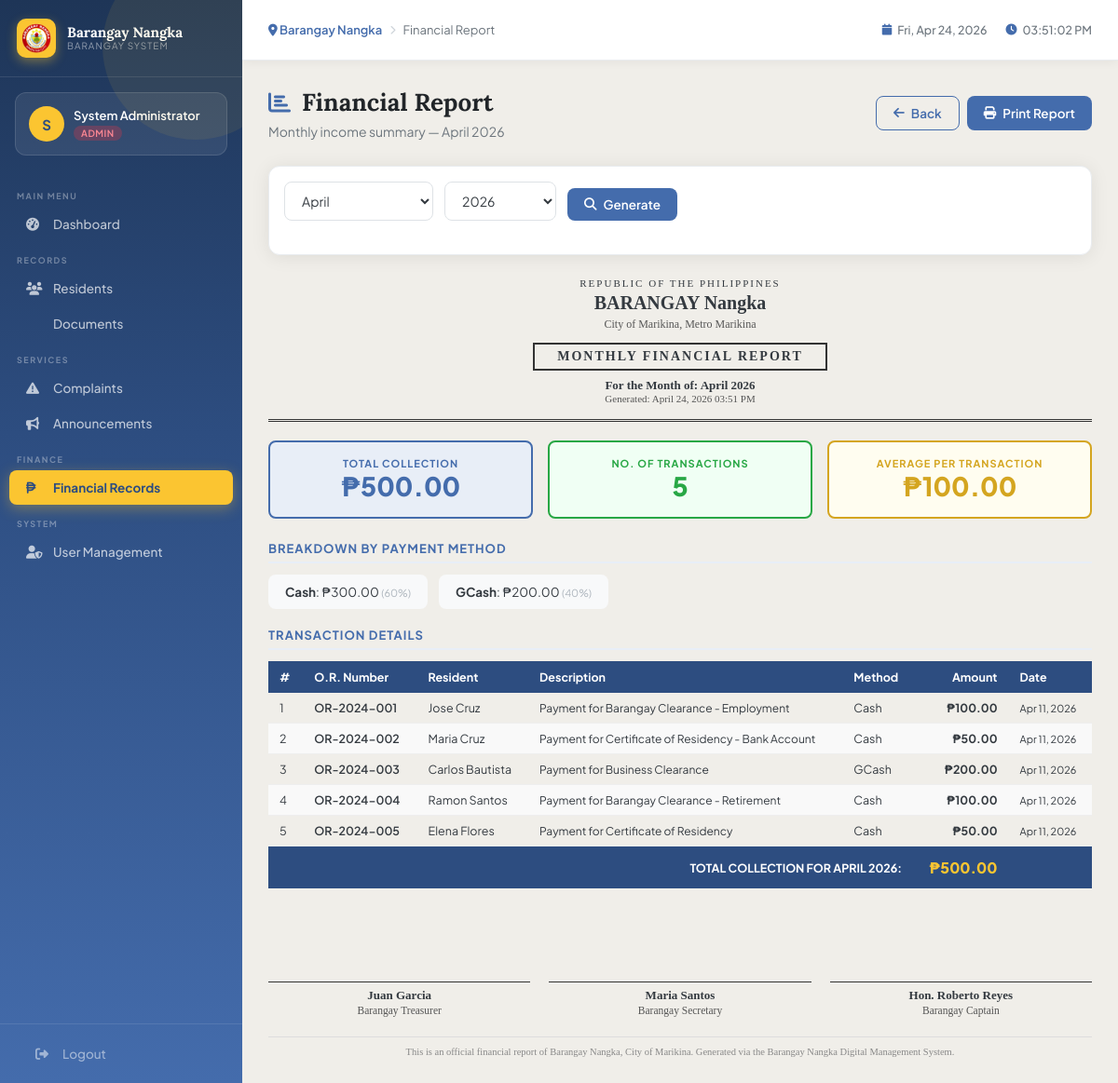
The app's page /modules/finance/report.php (signed in) with its own data.
### tables this page shows
CREATE TABLE transactions (
    id INT AUTO_INCREMENT PRIMARY KEY,
    or_number VARCHAR(50) UNIQUE NOT NULL,
    document_request_id INT,
    resident_id INT NOT NULL,
    amount DECIMAL(10,2) NOT NULL,
    payment_method ENUM('Cash','GCash','Maya','Bank Transfer') DEFAULT 'Cash',
    description TEXT,
    collected_by INT,
    transaction_date TIMESTAMP DEFAULT CURRENT_TIMESTAMP,
    FOREIGN KEY (document_request_id) REFERENCES document_requests(id),
    FOREIGN KEY (resident_id) REFERENCES residents(id),
    FOREIGN KEY (collected_by) REFERENCES users(id)
);

### modules/finance/report.php (the view, shortened to what this page needs)
<?php
require_once '../../includes/config.php';
$month = (int)($_GET['month'] ?? date('m'));
$year  = (int)($_GET['year']  ?? date('Y'));
$stmt = $pdo->prepare("SELECT t.*, CONCAT(r.first_name,' ',r.last_name) as resident_name FROM transactions t JOIN residents r ON t.resident_id=r.id WHERE MONTH(t.transaction_date)=? AND YEAR(t.transaction_date)=? ORDER BY t.transaction_date");
$stmt->execute([$month, $year]);
$transactions = $stmt->fetchAll();
$totalAmount = array_sum(array_column($transactions, 'amount'));
$byMethod = [];
foreach ($transactions as $t) {
    $byMethod[$t['payment_method']] = ($byMethod[$t['payment_method']] ?? 0) + $t['amount'];
}
$monthName = date('F Y', mktime(0,0,0,$month,1,$year));
include '../../includes/header.php';
?>
<div class="page-header flex-between no-print">
    <div>
        <h1><i class="fas fa-chart-bar"></i> Financial Report</h1>
        <p>Monthly income summary — <?= $monthName ?></p>
    </div>
    <div class="btn-group">
        <a href="index.php" class="btn btn-outline"><i class="fas fa-arrow-left"></i> Back</a>
        <button onclick="window.print()" class="btn btn-primary"><i class="fas fa-print"></i> Print Report</button>
    </div>
</div>
<div class="card mb-3 no-print">
    <div class="card-body" style="padding:16px;">
        <form method="GET" class="filter-bar">
            <select name="month" style="width:160px;">
                <?php for ($m=1;$m<=12;$m++): ?>
                <option value="<?= $m ?>" <?= $month==$m?'selected':'' ?>><?= date('F', mktime(0,0,0,$m,1)) ?></option>
                <?php endfor; ?>
            </select>
            <select name="year" style="width:120px;">
                <?php for ($y=date('Y');$y>=date('Y')-3;$y--): ?>
                <option value="<?= $y ?>" <?= $year==$y?'selected':'' ?>><?= $y ?></option>
                <?php endfor; ?>
            </select>
            <button type="submit" class="btn btn-primary"><i class="fas fa-search"></i> Generate</button>
        </form>
    </div>
</div>
<div id="reportContent" style="max-width:900px;margin:0 auto;">
    <div style="text-align:center;border-bottom:3px double #333;padding-bottom:16px;margin-bottom:20px;font-family:'Times New Roman',serif;">
        <div style="font-size:11px;letter-spacing:2px;">REPUBLIC OF THE PHILIPPINES</div>
        <div style="font-weight:bold;font-size:20px;margin:4px 0;">BARANGAY Nangka</div>
        <div style="font-size:12px;color:#555;">City of Marikina, Metro Marikina</div>
        <div style="font-size:14px;font-weight:bold;margin-top:12px;letter-spacing:2px;border:2px solid #333;display:inline-block;padding:5px 24px;">
            MONTHLY FINANCIAL REPORT
        </div>
        <div style="margin-top:8px;font-size:13px;"><strong>For the Month of: <?= $monthName ?></strong></div>
        <div style="font-size:11px;color:#555;">Generated: <?= date('F d, Y h:i A') ?></div>
    </div>
    <div style="display:grid;grid-template-columns:repeat(3,1fr);gap:16px;margin-bottom:24px;">
        <div style="border:2px solid var(--blue);border-radius:8px;padding:16px;text-align:center;background:var(--blue-faint);">
            <div style="font-size:11px;text-transform:uppercase;letter-spacing:1px;color:var(--blue);font-weight:700;">Total Collection</div>
            <div style="font-size:28px;font-weight:800;color:var(--blue);">₱<?= number_format($totalAmount, 2) ?></div>
        </div>
        <div style="border:2px solid var(--success);border-radius:8px;padding:16px;text-align:center;background:#f0fff4;">
            <div style="font-size:11px;text-transform:uppercase;letter-spacing:1px;color:var(--success);font-weight:700;">No. of Transactions</div>
            <div style="font-size:28px;font-weight:800;color:var(--success);"><?= count($transactions) ?></div>
        </div>
        <div style="border:2px solid var(--gold-dark);border-radius:8px;padding:16px;text-align:center;background:#fffdf0;">
            <div style="font-size:11px;text-transform:uppercase;letter-spacing:1px;color:var(--gold-dark);font-weight:700;">Average per Transaction</div>
            <div style="font-size:28px;font-weight:800;color:var(--gold-dark);">₱<?= count($transactions) ? number_format($totalAmount/count($transactions), 2) : '0.00' ?></div>
        </div>
    </div>
    <?php if ($byMethod): ?>
    <div style="margin-bottom:20px;">
        <div style="font-size:13px;font-weight:700;color:var(--blue);text-transform:uppercase;letter-spacing:1px;border-bottom:2px solid var(--blue-faint);padding-bottom:6px;margin-bottom:12px;">
            Breakdown by Payment Method
        </div>
        <div style="display:flex;gap:12px;flex-wrap:wrap;">
            <?php foreach ($byMethod as $method => $amount): ?>
            <div style="background:var(--gray-100);border-radius:8px;padding:10px 18px;font-size:13.5px;">
                <strong><?= $method ?></strong>: ₱<?= number_format($amount, 2) ?>
                <span style="color:var(--gray-500);font-size:11px;"> (<?= count($transactions) ? round($amount/$totalAmount*100) : 0 ?>%)</span>
            </div>
            <?php endforeach; ?>
        </div>
    </div>
    <?php endif; ?>
    <div style="font-size:13px;font-weight:700;color:var(--blue);text-transform:uppercase;letter-spacing:1px;border-bottom:2px solid var(--blue-faint);padding-bottom:6px;margin-bottom:12px;">
        Transaction Details
    </div>
    <table style="width:100%;border-collapse:collapse;font-size:12.5px;">
        <thead>
            <tr style="background:#2d4d80;color:white;">
                <th style="padding:9px 12px;text-align:left;">#</th>
                <th style="padding:9px 12px;text-align:left;">O.R. Number</th>
                <th style="padding:9px 12px;text-align:left;">Resident</th>
                <th style="padding:9px 12px;text-align:left;">Description</th>
                <th style="padding:9px 12px;text-align:left;">Method</th>
                <th style="padding:9px 12px;text-align:right;">Amount</th>
                <th style="padding:9px 12px;text-align:left;">Date</th>
            </tr>
        </thead>
        <tbody>
            <?php foreach ($transactions as $i => $t): ?>
            <tr style="<?= $i%2 ? 'background:#f9f9f9' : '' ?>">
                <td style="padding:8px 12px;border-bottom:1px solid #eee;"><?= $i+1 ?></td>
                <td style="padding:8px 12px;border-bottom:1px solid #eee;font-weight:600;"><?= $t['or_number'] ?></td>
                <td style="padding:8px 12px;border-bottom:1px solid #eee;"><?= htmlspecialchars($t['resident_name']) ?></td>
                <td style="padding:8px 12px;border-bottom:1px solid #eee;font-size:12px;"><?= htmlspecialchars($t['description']) ?></td>
                <td style="padding:8px 12px;border-bottom:1px solid #eee;"><?= $t['payment_method'] ?></td>
                <td style="padding:8px 12px;border-bottom:1px solid #eee;text-align:right;font-weight:700;">₱<?= number_format($t['amount'], 2) ?></td>
                <td style="padding:8px 12px;border-bottom:1px solid #eee;font-size:11px;"><?= date('M d, Y', strtotime($t['transaction_date'])) ?></td>
            </tr>
            <?php endforeach; ?>
        </tbody>
        <?php if (!empty($transactions)): ?>
        <tfoot>
            <tr style="background:#2d4d80;color:white;">
                <td colspan="5" style="padding:12px;font-weight:700;text-align:right;">TOTAL COLLECTION FOR <?= strtoupper($monthName) ?>:</td>
                <td style="padding:12px;text-align:right;font-weight:800;font-size:16px;color:#FBC531;">₱<?= number_format($totalAmount, 2) ?></td>
                <td></td>
            </tr>
        </tfoot>
        <?php endif; ?>
    </table>
    <div style="margin-top:50px;display:grid;grid-template-columns:1fr 1fr 1fr;gap:20px;text-align:center;font-family:'Times New Roman',serif;font-size:13px;">
        <div>
            <div style="border-top:1.5px solid #333;padding-top:6px;margin-top:50px;">
                <strong>Juan Garcia</strong><br>
                <span style="font-size:11.5px;color:#555;">Barangay Treasurer</span>
            </div>
        </div>
        <div>
            <div style="border-top:1.5px solid #333;padding-top:6px;margin-top:50px;">
                <strong>Maria Santos</strong><br>
                <span style="font-size:11.5px;color:#555;">Barangay Secretary</span>
            </div>
        </div>
        <div>
            <div style="border-top:1.5px solid #333;padding-top:6px;margin-top:50px;">
                <strong>Hon. Roberto Reyes</strong><br>
                <span style="font-size:11.5px;color:#555;">Barangay Captain</span>
            </div>
        </div>
    </div>
    <div style="text-align:center;margin-top:20px;font-size:10.5px;color:#888;border-top:1px solid #ddd;padding-top:10px;font-family:'Times New Roman',serif;">
        This is an official financial report of Barangay Nangka, City of Marikina. Generated via the Barangay Nangka Digital Management System.
    </div>
</div>
<?php include '../../includes/footer.php'; ?>

### assets/css/main.css (style rules this page uses)
:root { --blue: #446CAC; --blue-dark: #2d4d80; --blue-light: #6b90c9; --blue-faint: #e8eef7; --gold: #FBC531; --gold-dark: #d4a520; --gold-light: #fdd366; --cloud: #F0EEE9; --cloud-dark: #e0ddd5; --white: #ffffff; --gray-100: #f8f9fa; --gray-200: #e9ecef; --gray-300: #dee2e6; --gray-400: #ced4da; --gray-500: #adb5bd; --gray-600: #6c757d; --gray-700: #495057; --gray-800: #343a40; --gray-900: #212529; --success: #28a745; --danger: #dc3545; --warning: #ffc107; --info: #17a2b8; --sidebar-width: 260px; --topbar-height: 65px; --radius: 12px; --radius-sm: 8px; --shadow: 0 2px 20px rgba(0,0,0,0.08); --shadow-md: 0 4px 30px rgba(0,0,0,0.12); --transition: all 0.25s cubic-bezier(0.4,0,0.2,1); }
* { margin: 0; padding: 0; box-sizing: border-box; }
html { font-size: 15px; }
body { font-family: 'Plus Jakarta Sans', sans-serif; background: var(--cloud); color: var(--gray-800); display: flex; min-height: 100vh; overflow-x: hidden; }
.page-header { margin-bottom: 28px; }
.page-header h1 { font-family: 'Lora', serif; font-size: 26px; font-weight: 700; color: var(--gray-900); display: flex; align-items: center; gap: 12px; }
.page-header h1 i { color: var(--blue); font-size: 24px; }
.page-header p { margin-top: 6px; color: var(--gray-600); font-size: 14px; }
.card { background: white; border-radius: var(--radius); box-shadow: var(--shadow); overflow: hidden; border: 1px solid var(--gray-200); }
.card-body { padding: 22px; }
.btn { display: inline-flex; align-items: center; gap: 7px; padding: 9px 18px; border-radius: var(--radius-sm); font-family: inherit; font-size: 13.5px; font-weight: 600; cursor: pointer; border: none; transition: var(--transition); text-decoration: none; white-space: nowrap; }
.btn-primary { background: var(--blue); color: white; }
.btn-outline { background: transparent; border: 1.5px solid var(--blue); color: var(--blue); }
.btn-group { display: flex; gap: 8px; flex-wrap: wrap; }
input, select, textarea { padding: 10px 14px; border: 1.5px solid var(--gray-300); border-radius: var(--radius-sm); font-family: inherit; font-size: 14px; color: var(--gray-800); background: white; transition: var(--transition); width: 100%; }
.filter-bar { display: flex; gap: 12px; margin-bottom: 20px; flex-wrap: wrap; align-items: flex-end; }
.mb-3 { margin-bottom: 24px; }
.flex-between { display: flex; align-items: center; justify-content: space-between; }

### records on screen
transactions: or_number "OR-2024-001", resident_name "Jose Cruz", description "Payment for Barangay Clearance - Employment", payment_method "Cash", amount "100.00", transaction_date "Apr 11, 2026"
transactions: or_number "OR-2024-002", resident_name "Maria Cruz", description "Payment for Certificate of Residency - Bank Account", payment_method "Cash", amount "50.00", transaction_date "Apr 11, 2026"
transactions: or_number "OR-2024-003", resident_name "Carlos Bautista", description "Payment for Business Clearance", payment_method "GCash", amount "200.00", transaction_date "Apr 11, 2026"
transactions: or_number "OR-2024-004", resident_name "Ramon Santos", description "Payment for Barangay Clearance - Retirement", payment_method "Cash", amount "100.00", transaction_date "Apr 11, 2026"
transactions: or_number "OR-2024-005", resident_name "Elena Flores", description "Payment for Certificate of Residency", payment_method "Cash", amount "50.00", transaction_date "Apr 11, 2026"

### other values on screen
substr($_SESSION['full_name'] ?? 'A', 0, 1) "S"
$_SESSION['full_name'] "System Administrator"
$_SESSION['role'] "ADMIN"
$page_title "Financial Report"
$totalAmount "500.00"
count($transactions) "5"
$totalAmount/count($transactions) "100.00"
$method "Cash"
$amount "300.00"
$amount/$totalAmount*100 "60"
$method "GCash"
$amount "200.00"
$amount/$totalAmount*100 "40"
form field month "April"
form field year "2026"
